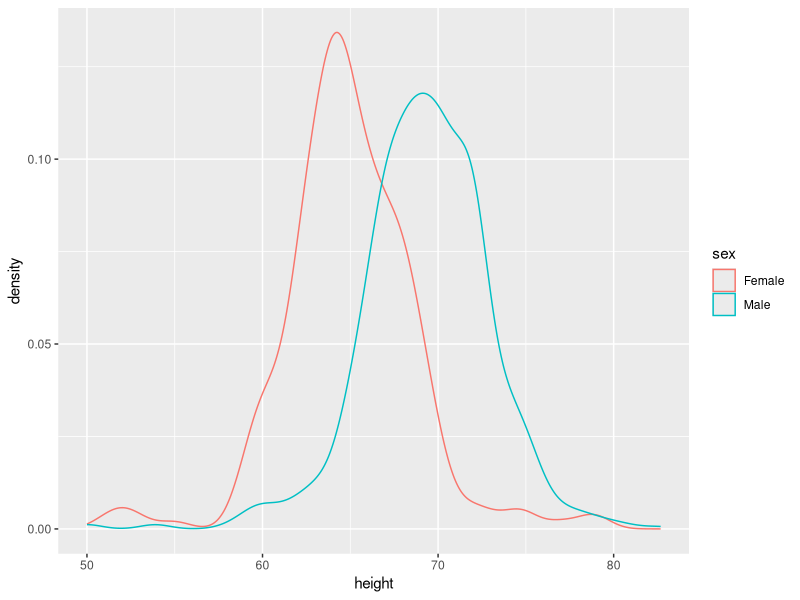

Recreate this plot in R.
## Cargamos las librerías y seleccionamos los datos
library(dplyr)
library(ggplot2)
library(dslabs)
data(heights)

# creamos el gráfico con males y females
heights %>% ggplot(aes(height, color = sex)) +
    geom_density() # agregamos la capa del gráfico de densidad
